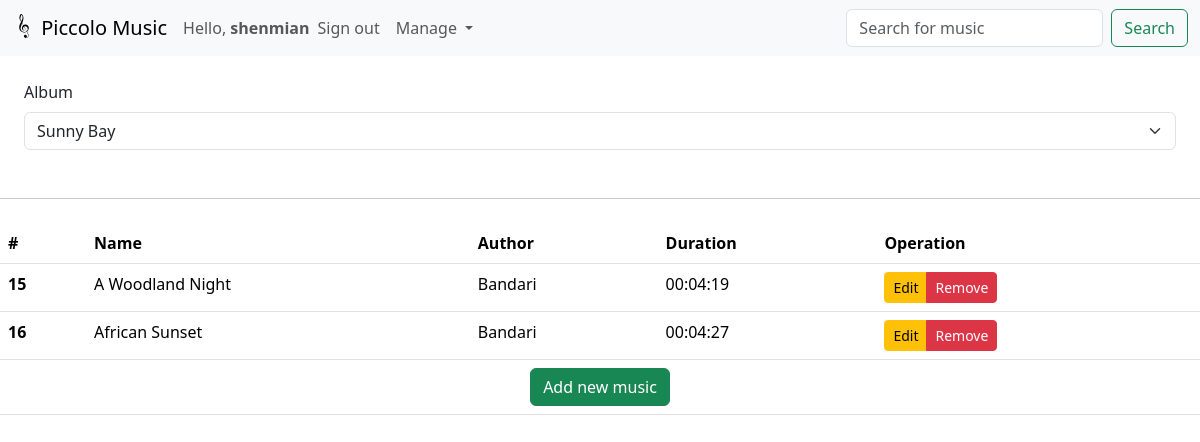
Page /music.php?album_id=2 (signed in) on the committed database.
### tables this page shows
CREATE TABLE `tb_music` (
  `id` int(11) NOT NULL,
  `name` varchar(25) NOT NULL,
  `author` varchar(25) NOT NULL,
  `duration` time NOT NULL,
  `album_id` int(11) NOT NULL,
  `path` varchar(100) NOT NULL
);

### src/database.php (called while the page is built, shortened)
<?php
function get_database(): PDO
{
    try {
        static $db = new PDO('mysql:host=localhost;dbname=db_music', 'root', '');
        return $db;
    } catch (PDOException $e) {
        die('failed to connect to database: ' . $e->getMessage());
    }
}
function get_albums(): PDOStatement
{
    $db = get_database();
    $stmt = $db->prepare('SELECT * FROM tb_album');
    if (!$stmt->execute())
        die('failed to query from database');
    return $stmt;
}
function get_music_by_album_id($album_id): PDOStatement
{
    $db = get_database();
    $stmt = $db->prepare('SELECT tb_music.* FROM tb_music JOIN tb_album ON album_id = tb_album.id WHERE tb_album.id = ?');
    $stmt->execute([$album_id]);
    return $stmt;
}

### src/music.php (the view, shortened to what this page needs)
<?php include "header.php"; ?>
<?php include "navbar.php"; ?>
<?php
include "database.php";
$albums = get_albums();
if (isset($_GET['album_id'])) {
    $album_id = $_GET['album_id'];
} else {
    $album_id = $albums->fetch(PDO::FETCH_ASSOC)['id'];
}
?>
<main>
    <form action="/music.php" method="get" class="p-4">
        <label class="form-label">Album</label>
        <select name="album_id" class="form-select" onchange="this.form.submit()">
            <?php
            $result = get_albums();
            foreach ($result as $row) {
            ?>
                <option value="<?= $row["id"] ?>" <?php if ($album_id == $row["id"]) echo 'selected'; ?>><?= $row["name"] ?></option>
            <?php
            }
            ?>
        </select>
    </form>
    <hr class="my-4">
    <table class="table table-hover">
        <thead>
            <tr>
                <th scope="col">#</th>
                <th scope="col">Name</th>
                <th scope="col">Author</th>
                <th scope="col">Duration</th>
                <th scope="col">Operation</th>
            </tr>
        </thead>
        <tbody>
            <?php
            $result = get_music_by_album_id($album_id);
            foreach ($result as $row) {
            ?>
                <tr>
                    <th scope="row"><?= $row["id"] ?></th>
                    <td><?= $row["name"] ?></td>
                    <td><?= $row["author"] ?></td>
                    <td><?= $row["duration"] ?></td>
                    <td>
                        <div class="btn-group btn-group-sm" role="group">
                            <button type="button" onclick="window.location='/edit_music.php?music_id=<?= $row["id"] ?>';" class="btn btn-warning">Edit</button>
                            <button type="button" onclick="window.location='/remove_music.php?music_id=<?= $row["id"] ?>';" class="btn btn-danger">Remove</button>
                        </div>
                    </td>
                </tr>
            <?php
            }
            ?>
            <tr>
                <td colspan="6" class="text-center">
                    <button type="button" onclick="window.location='new_music.php';" class="btn btn-success">Add new music</button>
                </td>
            </tr>
        </tbody>
    </table>
</main>
<?php include "footer.php"; ?>

### rows in the picture
tb_music: id "15", name "A Woodland Night", author "Bandari", duration "00:04:19"
tb_music: id "16", name "African Sunset", author "Bandari", duration "00:04:27"

### other values in the picture
$_SESSION["username"] "shenmian"
form field album_id "Sunny Bay"
